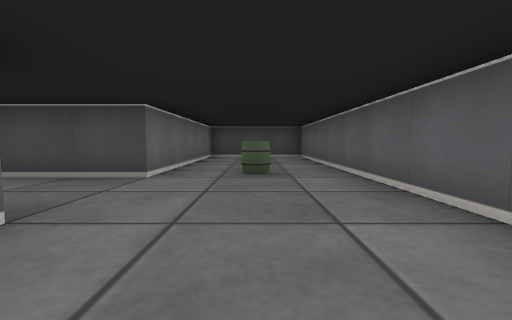
[1] (above)

16 first-person views from a walk through a cub3D ray-caster map. The camera is about half as high as the walls, tilts 4° down and sees 90° across. The floor is counted in squares. Each view is taken from the middle of a square. On the plan, view 1 faces up. The plan holds only what a view shows up to about 9 squares ahead; the rest is blank.

[2]
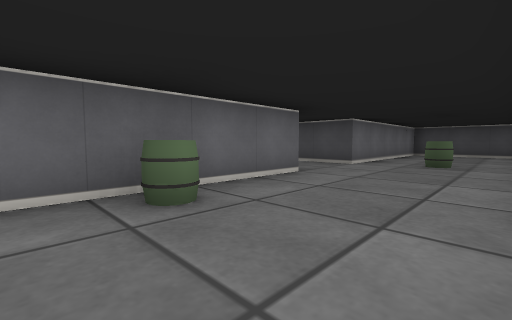

[3]
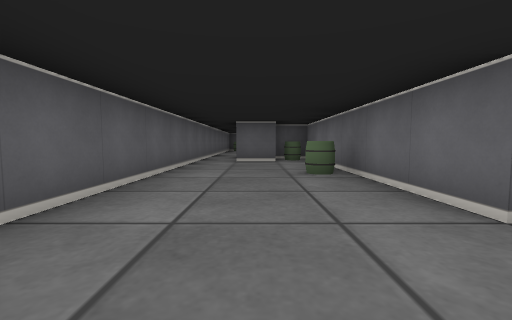

[4]
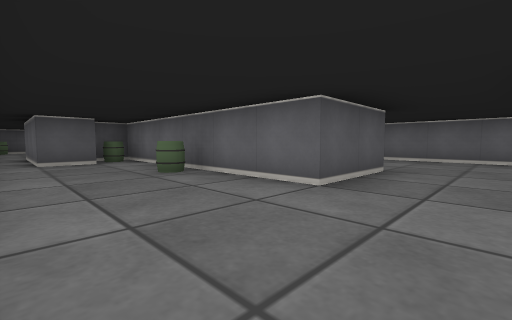

[5]
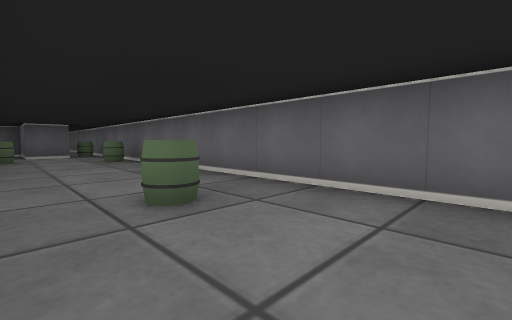

[6]
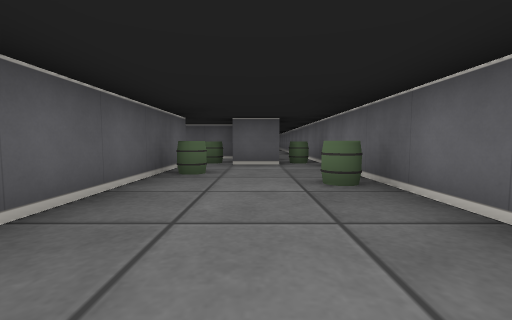

[7]
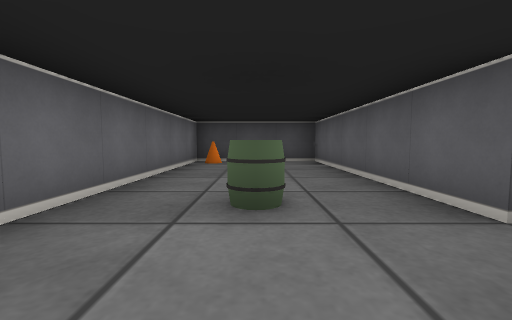

[8]
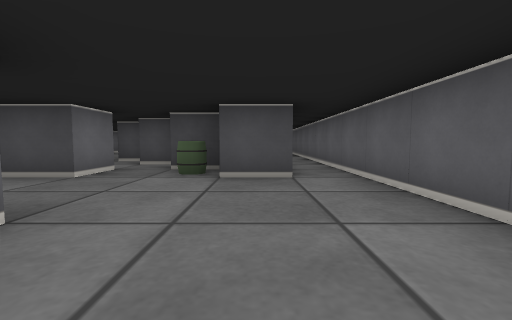

[9]
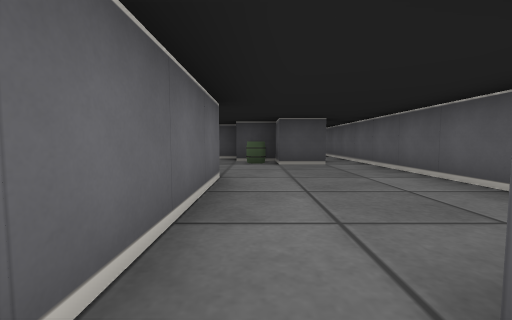

[10]
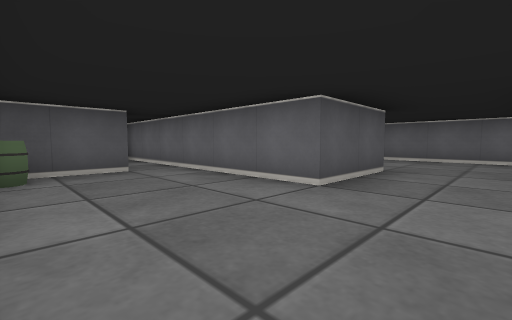

[11]
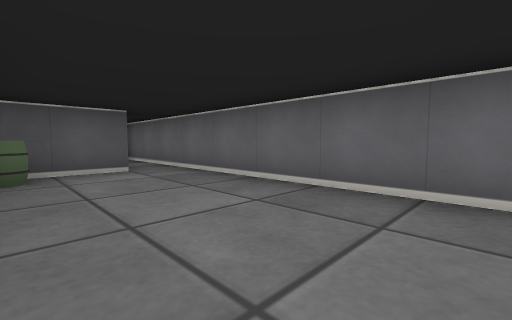

[12]
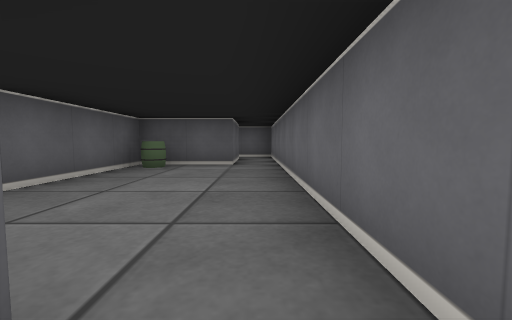

[13]
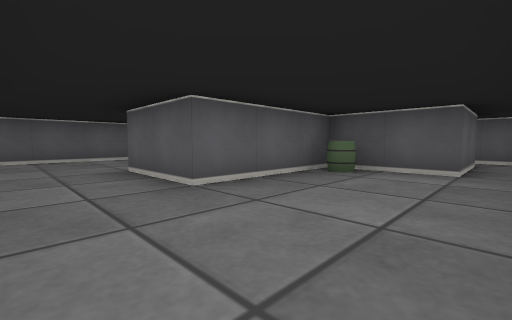

[14]
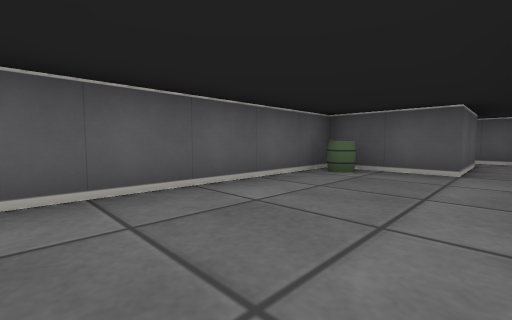

[15]
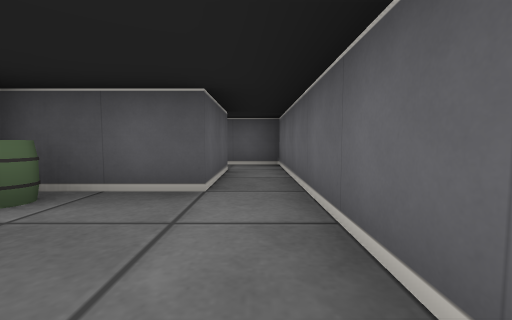

[16]
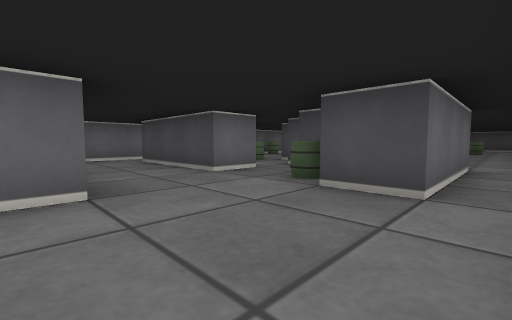

### Floor plan
Points are (right, up) in squares from view 1. A wall is a line through its corners. A room is listed if a view was taken in it or the views show most of it. See-through windows are left out.
Room 1 (views 1, 2, 3, 4)
walls: (-1.5, 1.5) (-1.5, -4.5) (-0.5, -4.5); (-0.5, -3.5) (0.5, -3.5); (1.5, -3.5) (1.5, 8.5) (-1.5, 8.5) (-1.5, 3.5)
ways out: opening at (-2.5, 2.5) to room 2; opening at (1, -4) to room 3
objects: barrel (-1, -4); barrel (-1, -1); barrel (0, 4)
Room 2 (views 5, 6, 7)
walls: (-3.6, 1.5) (-1.5, 1.5); (-1.5, 3.5) (-3.5, 3.5) (-3.5, 8.5) (-6.5, 8.5) (-6.5, -3.5); (-5.5, -3.5) (-4.5, -3.5) (-4.5, -4.5); (-3.5, -3.5) (-3.5, 0.6)
ways out: opening at (-2.5, 2.5) to room 1
objects: barrel (-6, -1); cone (-6, 8); barrel (-5, 4); barrel (-4, -4); barrel (-4, -2)
Room 3 (views 8, 9, 10, 14, 15, 16)
walls: (-2.5, -8.5) (-1.5, -8.5) (-1.5, -13.5); (-2.5, -5.5) (-2.5, -6.5); (-1.5, -4.5) (-2.5, -4.5); (0.5, -3.5) (0.5, -6.5) (-0.5, -6.5) (-0.5, -5.5) (-1.5, -5.5); (-0.5, -13.5) (-0.5, -11.5) (1.5, -11.5) (1.5, -3.5)
ways out: opening at (1, -4) to room 1; opening at (-3, -7.5) to room 4; opening at (-3, -5) to room 5; opening at (-1, -12.5)
objects: barrel (-1, -6); barrel (1, -11)
Room 4 (views 11, 12, 13)
walls: (-2.5, -6.5) (-5.5, -6.5); (-5.5, -13.5) (-5.5, -11.5) (-3.5, -11.5) (-3.5, -8.5) (-2.5, -8.5); (-6.5, -3.5) (-6.5, -13.5)
ways out: opening at (-3, -7.5) to room 3; opening at (-6, -12.5)
objects: barrel (-6, -4); barrel (-4, -11)
Room 5 (no view inside)
walls: (-4.5, -4.5) (-4.5, -5.5) (-2.9, -5.5); (-2.9, -3.5) (-3.5, -3.5)
ways out: opening at (-3, -5) to room 3

Positions as (right, up) in squares from view 1, and headings:
1: (0, 0), facing up
2: (1, -2), facing up-left
3: (0, 3), facing down
4: (1, 3), facing down-left
5: (-4, 6), facing down-left
6: (-5, 2), facing down
7: (-5, 2), facing up
8: (0, -10), facing up
9: (-1, -12), facing up
10: (1, -7), facing down-left
11: (-4, -7), facing down-left
12: (-6, -6), facing down
13: (-6, -7), facing down-right
14: (-1, -7), facing down-right
15: (-1, -9), facing down
16: (1, -9), facing up-left
